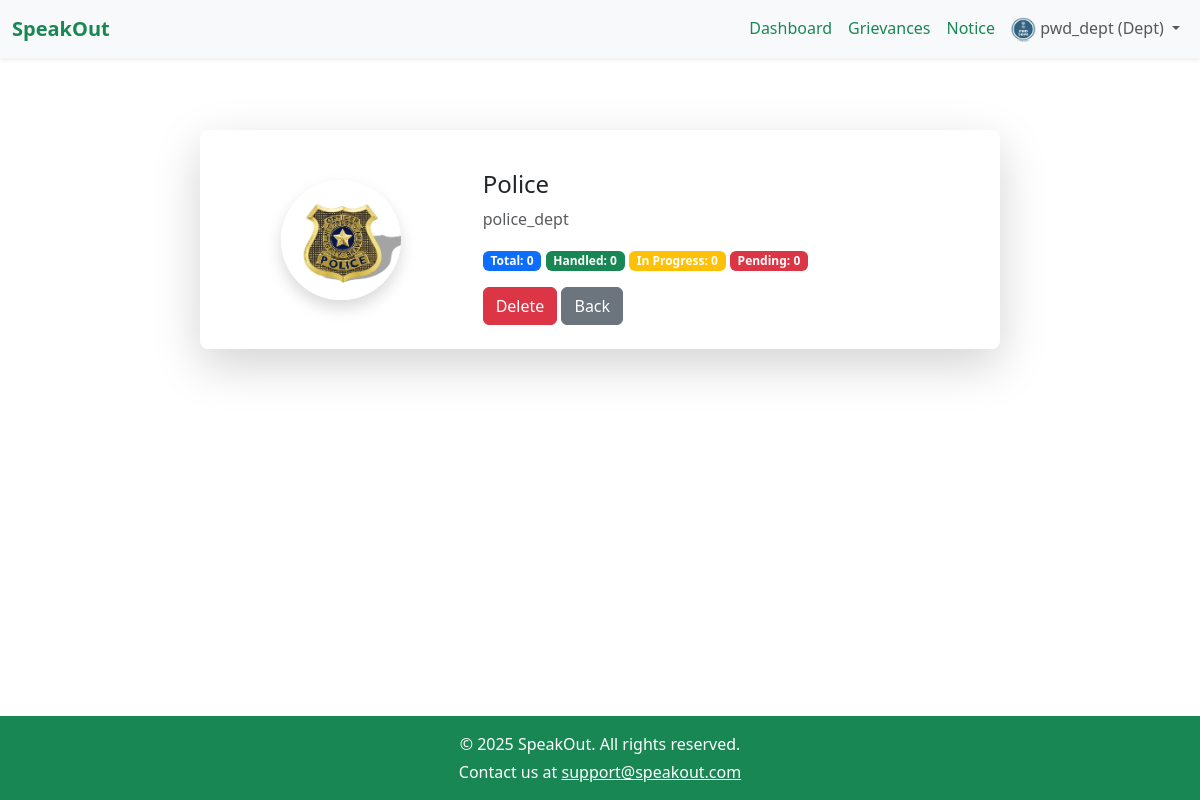
The page /a_view_departments/1 (signed in) on the database its author committed.
### models.py (models this page shows, shortened)
class Department(db.Model):
    id = db.Column(db.Integer, primary_key=True)
    name = db.Column(db.String(100), nullable=False, unique=True)
    username = db.Column(db.String(80), nullable=False, unique=True)
    password = db.Column(db.String(200), nullable=False)
    profile_pic = db.Column(db.String(200), default="default_department.png")
    grievances = db.relationship("Grievance", backref="department", lazy=True)

### app.py (the view)
@app.route("/a_view_departments/<int:id>")
def a_view_departments(id):
    dept = Department.query.get_or_404(id)
    total_grievances = Grievance.query.filter_by(department_id=id).count()
    handled = Grievance.query.filter_by(department_id=id, status="Resolved").count()
    pending = Grievance.query.filter_by(department_id=id, status="Pending").count()
    inprogress = Grievance.query.filter_by(department_id=id, status="In Progress").count()
    return render_template(
        "admin/a_view_departments.html",
        dept=dept,
        total_grievances=total_grievances,
        handled=handled,
        pending=pending,
        inprogress=inprogress
    )

### templates/admin/a_view_departments.html
{% extends "base.html" %}
{% block content %}
<div class="container mt-5 d-flex justify-content-center">
  <div class="card shadow-lg border-0 rounded-3 p-4" style="max-width: 800px; width: 100%;">
    <div class="row align-items-center">
      <div class="col-md-4 text-center">
        <img src="{{ url_for('static', filename='uploads/departments/' + (dept.profile_pic if dept.profile_pic else 'default_department.jpg')) }}"
             alt="Profile Picture"
             class="rounded-circle shadow"
             style="width: 120px; height: 120px; object-fit: cover;">
      </div>
      <div class="col-md-8">
         <h4 class="mt-3">{{ dept.name }}</h4>
        <p class="text-muted">{{ dept.username }}</p>
        <span class="badge bg-primary">Total: {{ total_grievances }}</span>
        <span class="badge bg-success">Handled: {{ handled }}</span>
        <span class="badge bg-warning">In Progress: {{ inprogress}}</span>
        <span class="badge bg-danger">Pending: {{ pending }}</span>
        <div class="mt-3">
          <a href="{{ url_for('a_delete_department', id=dept.id) }}"
             class="btn btn-danger"
             onclick="return confirm('Are you sure you want to delete this department?');">
             Delete
          </a>
          <a href="{{ url_for('a_manage_departments') }}" class="btn btn-secondary">Back</a>
        </div>
      </div>
    </div>
  </div>
</div>
{% endblock %}

### rows shown on the page
Department: profile_pic (picture), name "Police", username "police_dept"

### other values the page prints
{{ session.get('username') }} "pwd_dept"
{{ total_grievances }} "0"
{{ handled }} "0"
{{ inprogress }} "0"
{{ pending }} "0"
